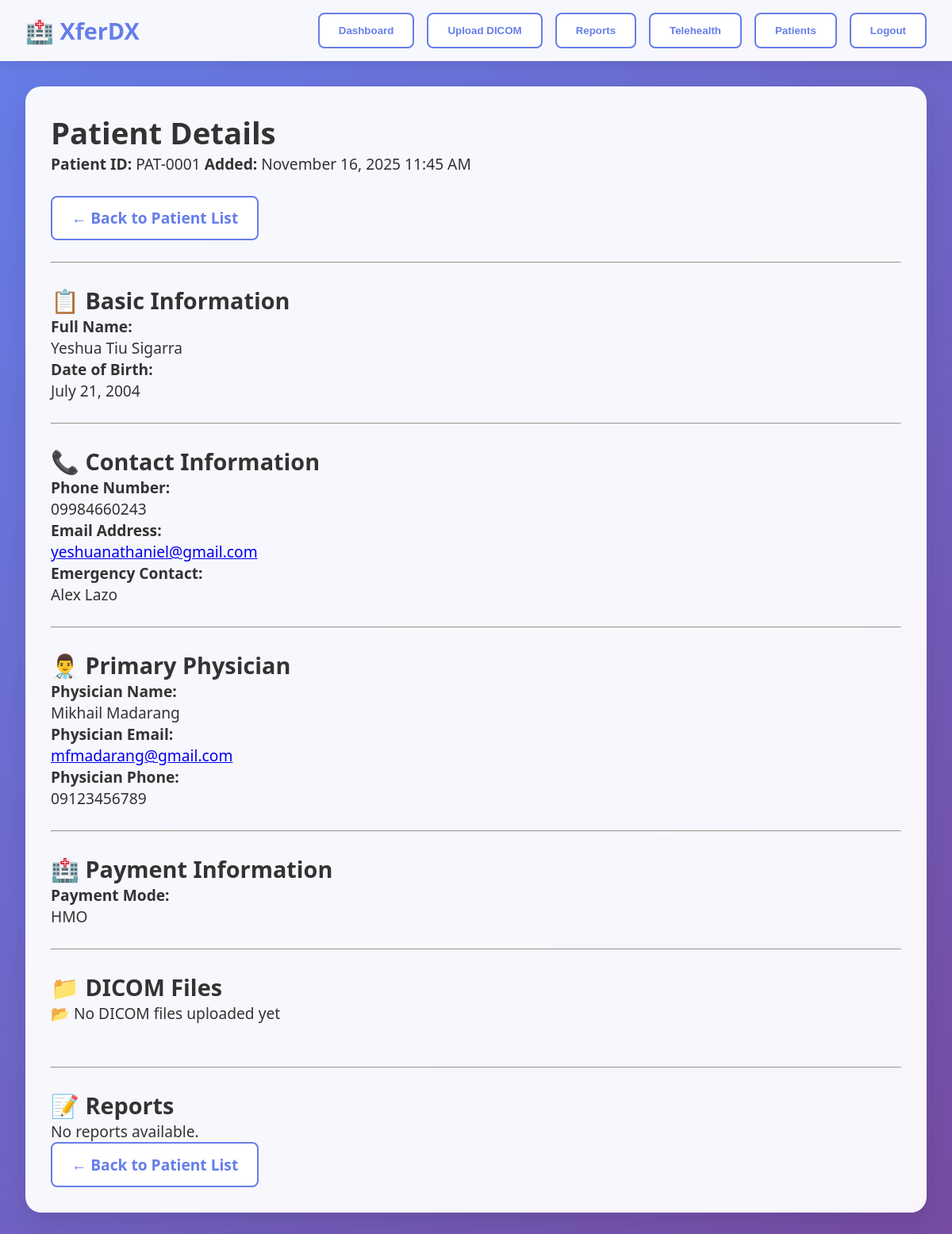
Page /patient/1/ (signed in) on the committed database.
### xferDxApp/models.py (models this page shows, shortened)
class Patient(models.Model):
    PAYMENT_CHOICES = [
        ('cash', 'Cash'),
        ('philhealth', 'PhilHealth'),
        ('hmo', 'HMO'),
    ]
    GENDER_CHOICES = [
        ('M', 'Male'),
        ('F', 'Female'),
        ('O', 'Other'),
    ]
    patient_id = models.CharField(max_length=10, unique=True, editable=False)
    first_name = models.CharField(max_length=100)
    middle_name = models.CharField(max_length=100, blank=True)
    last_name = models.CharField(max_length=100)
    date_of_birth = models.DateField()
    gender = models.CharField(max_length=1, choices=GENDER_CHOICES, default='O')
    phone_number = models.CharField(max_length=20)
    email_address = models.EmailField()
    emergency_contact = models.CharField(max_length=20)
    emergency_contact_number = models.CharField(max_length=20)
    physician_name = models.CharField(max_length=200)
    physician_email = models.EmailField()
    physician_phone = models.CharField(max_length=20)
    payment_mode = models.CharField(max_length=20, choices=PAYMENT_CHOICES)
    created_at = models.DateTimeField(auto_now_add=True)
    updated_at = models.DateTimeField(auto_now=True)
    class Meta:
        ordering = ['-created_at']
        verbose_name = 'Patient'
        verbose_name_plural = 'Patients'

### xferDxApp/views.py (the view)
# urls.py: path('patient/<int:patient_id>/', views.patient_detail, name='patient_detail'),
@login_required
def patient_detail(request, patient_id):
    patient = get_object_or_404(Patient, id=patient_id)
    studies = patient.studies.all()
    reports = Report.objects.filter(patient=patient)
    context = {
        'patient': patient,
        'studies': studies,
        "reports": reports,
    }
    return render(request, 'patient_detail.html', context)

### xferDxApp/templates/patient_detail.html (shortened to what this page needs)
{% extends 'base.html' %}
{% block content %}
    <div id='patient-details' class="section active">
        <div class="d-flex justify-content-between align-items-center mb-4">
            <h1>Patient Details</h1>
        </div>
        <div class="alert alert-info">
            <strong>Patient ID:</strong> {{ patient.patient_id }}
            <span class="float-end"><strong>Added:</strong> {{ patient.created_at|date:"F d, Y g:i A" }}</span>
        </div><br>
        <div class="text-center mt-4 mb-5">
            <a href="{% url 'patient' %}" class="btn btn-secondary btn-lg px-5">← Back to Patient List</a>
        </div>
        <br><hr><br>
        <div class="row">
            <div class="col-md-6">
                <div class="card mb-4">
                    <div class="card-body">
                        <h2 class="card-title mb-3">📋 Basic Information</h2>
                        <div class="mb-3">
                            <strong>Full Name:</strong><br>
                            {{ patient.first_name }}
                            {% if patient.middle_name %}{{ patient.middle_name }}{% endif %}
                            {{ patient.last_name }}
                        </div>
                        <div class="mb-3">
                            <strong>Date of Birth:</strong><br>
                            {{ patient.date_of_birth|date:"F d, Y" }}
                        </div>
                        <br><hr><br>
                        <h2 class="card-title mb-3 mt-4">📞 Contact Information</h2>
                        <div class="mb-3">
                            <strong>Phone Number:</strong><br>
                            {{ patient.phone_number }}
                        </div>
                        <div class="mb-3">
                            <strong>Email Address:</strong><br>
                            <a href="mailto:{{ patient.email_address }}">{{ patient.email_address }}</a>
                        </div>
                        <div class="mb-3">
                            <strong>Emergency Contact:</strong><br>
                            {{ patient.emergency_contact }}
                        </div>
                        <br><hr><br>
                        <h2 class="card-title mb-3 mt-4">👨‍⚕️ Primary Physician</h2>
                        <div class="mb-3">
                            <strong>Physician Name:</strong><br>
                            {{ patient.physician_name }}
                        </div>
                        <div class="mb-3">
                            <strong>Physician Email:</strong><br>
                            <a href="mailto:{{ patient.physician_email }}">{{ patient.physician_email }}</a>
                        </div>
                        <div class="mb-3">
                            <strong>Physician Phone:</strong><br>
                            {{ patient.physician_phone }}
                        </div>
                    </div>
                </div>
            </div>
            <br><hr><br>
            <div class="col-md-6">
                <div class="card mb-4">
                    <div class="card-body">
                        <h2 class="card-title mb-3">🏥 Payment Information</h2>
                        <div class="mb-3">
                            <strong>Payment Mode:</strong><br>
                            <span class="badge bg-success">{{ patient.get_payment_mode_display }}</span>
                        </div>
                    </div>
                </div>
                <br><hr><br>
                <div class="card">
                    <div class="card-body">
                        <h2 class="card-title mb-3">📁 DICOM Files</h2>
                        {% if studies %}
                            <p class="text-muted mb-3">{{ studies|length }} file(s) available</p><br>
                            <div style="max-height: 400px; overflow-y: auto;">
                                <div class="list-group">
                                    {% for study in studies %}
                                    <div class="stat-card">
                                        <div class="d-flex w-100 justify-content-between align-items-start">
                                            <div class="flex-grow-1">
                                                <div class="d-flex justify-content-between align-items-center mb-2">
                                                    <h6 class="mb-0"><strong>{{ study.study_id }}</strong></h6>
                                                    <span class="badge
                                                        {% if study.exam_priority == 'stat' %}bg-danger
                                                        {% elif study.exam_priority == 'urgent' %}bg-warning text-dark
                                                        {% else %}bg-secondary{% endif %}">
                                                        {{ study.get_exam_priority_display }}
                                                    </span>
                                                </div>
                                                <p class="mb-1 text-muted small">
                                                    📅 {{ study.upload_time|date:"M d, Y g:i A" }}
                                                    {% if study.file_name %}
                                                    | 📄 {{ study.file_name }}
                                                    {% endif %}
                                                </p>
                                                {% if study.clinical_history %}
                                                <p class="mb-0 text-muted small mt-1">
                                                    {{ study.clinical_history|truncatewords:15 }}
                                                </p>
                                                {% endif %}
                                            </div>
                                            <div class="ms-2">
                                                <a href="{% url 'download_dicom' study.id %}" class="btn btn-sm btn-success" title="Download DICOM file">
                                                    📥 Download
                                                </a>
                                            </div>
                                        </div>
                                    </div><br>
                                    {% endfor %}
                                </div>
                            </div>
                        {% else %}
                            <div class="alert alert-warning text-center">
                                <p class="mb-0">📂 No DICOM files uploaded yet</p>
                            </div>
                        {% endif %}
                    </div>
                </div>
            </div>
        </div> <br>
        <br><hr><br>
        <div class="card">
            <div class="card-body">
                <h2 class="card-title mb-3">📝 Reports</h2>
                {% if reports %}
                    <p class="text-muted mb-3">{{ reports|length }} report(s) available</p>
                    <div class="list-group">
                        {% for report in reports %}
                        <div class="stat-card">
                            <div class="d-flex justify-content-between align-items-center">
                                <div>
                                    <strong>Report for {{ report.procedure_schedule }}</strong><br>
                                    <small class="text-muted">Created: {{ report.created_at|date:"M d, Y g:i A" }}</small>
                                </div>
                                {% if report.pdf %}
                                    <a href="{{ report.pdf.url }}" class="btn btn-sm btn-primary" download>
                                        📥 Download Report
                                    </a>
                                {% else %}
                                    <span class="badge bg-warning text-dark">No PDF saved</span>
                                {% endif %}
                            </div>
                        </div><br>
                        {% endfor %}
                    </div>
                {% else %}
                    <div class="alert alert-warning text-center">
                        No reports available.
                    </div>
                {% endif %}
            </div>
        </div>
        <div class="text-center mt-4 mb-5">
            <a href="{% url 'patient' %}" class="btn btn-secondary btn-lg px-5">← Back to Patient List</a>
        </div>
    </div>
{% endblock %}

### xferDxApp/templates/base.html (shortened to what this page needs)
{% load static %}
<!DOCTYPE html>
<html lang="en">
<head>
    <link rel="stylesheet" href="{% static 'dashBoardStyle.css' %}">
</head>
<body>
    <nav class="navbar">
        <div class="navbar-content">
            <div class="logo">🏥 XferDX</div>
            <div class="nav-buttons">
                <a href="{% url 'dashboard' %}"><button class="btn btn-secondary">Dashboard</button></a>
                <a href="{% url 'upload_dicom' %}"><button class="btn btn-secondary" >Upload DICOM</button></a>
                <a href="{% url 'reports' %}"><button class="btn btn-secondary">Reports</button>
                <a href="{% url 'telehealth' %}"><button class="btn btn-secondary">Telehealth</button></a>
                <a href="{% url 'patient' %}"><button class="btn btn-secondary">Patients</button></a>
                <form method="post" action="{% url 'logout' %}">
                    <button type="submit" class="btn btn-secondary">Logout</button>
                </form>
            </div>
        </div>
    </nav>
    <div class="container">
        {% block content %}{% endblock %}
    </div>
</body>
</html>

### xferDxApp/static/dashBoardStyle.css (style rules this page uses)
* { margin: 0; padding: 0; box-sizing: border-box; }
body { font-family: 'Segoe UI', Tahoma, Geneva, Verdana, sans-serif; background: linear-gradient(135deg, #667eea 0%, #764ba2 100%); min-height: 100vh; color: #333; }
.navbar { background: rgba(255, 255, 255, 0.95); backdrop-filter: blur(10px); padding: 1rem 2rem; box-shadow: 0 2px 20px rgba(0, 0, 0, 0.1); position: sticky; top: 0; z-index: 1000; }
.navbar-content { display: flex; justify-content: space-between; align-items: center; max-width: 1200px; margin: 0 auto; }
.logo { font-size: 1.8rem; font-weight: bold; color: #667eea; }
.nav-buttons { display: flex; gap: 1rem; }
.btn { padding: 0.8rem 1.5rem; border: none; border-radius: 8px; cursor: pointer; font-weight: 600; transition: all 0.3s ease; text-decoration: none; display: inline-block; }
.btn-secondary { background: white; color: #667eea; border: 2px solid #667eea; }
.container { max-width: 1200px; margin: 0 auto; padding: 2rem; }
.section { background: rgba(255, 255, 255, 0.95); backdrop-filter: blur(10px); border-radius: 20px; padding: 2rem; margin-bottom: 2rem; box-shadow: 0 10px 30px rgba(0, 0, 0, 0.1); display: none; }
.section.active { display: block; }
#patient-details { font-size: 1.2em; }

### rows in the picture
Patient: patient_id "PAT-0001", created_at "November 16, 2025 11:45 AM", first_name "Yeshua", middle_name "Tiu", last_name "Sigarra", date_of_birth "July 21, 2004", phone_number "09984660243", email_address "yeshuanathaniel@gmail.com", emergency_contact "Alex Lazo", physician_name "Mikhail Madarang", physician_email "mfmadarang@gmail.com", physician_phone "09123456789", payment_mode "HMO"
